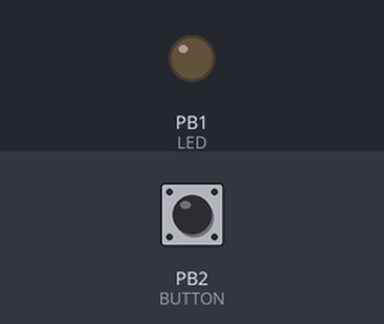
The program below on a simulated ATmega8535, built with avr-gcc and emulated at 16 MHz. Shown: output pins drawn as LEDs (lit = HIGH). The inputs (shaded band) are chosen by the test bench; at power-on: PB2 (BUTTON) LOW.

Above: at 1.2 s.
1.3 s: PB2 (BUTTON) pulled HIGH for 0.15 s
At 2.4 s:
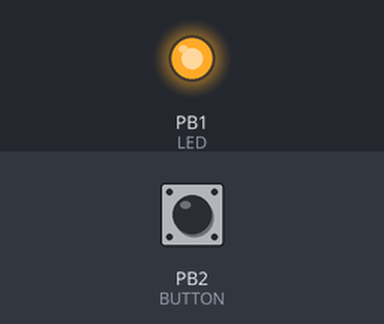
2.9 s: PB2 (BUTTON) pulled HIGH for 1 s
At 3.7 s:
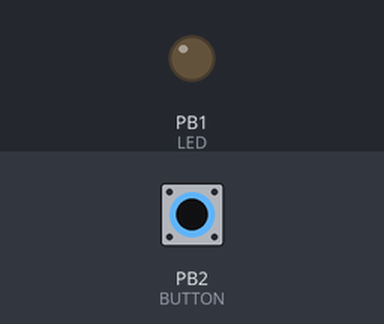
5.4 s: PB2 (BUTTON) pulled HIGH for 3.2 s
At 6.8 s:
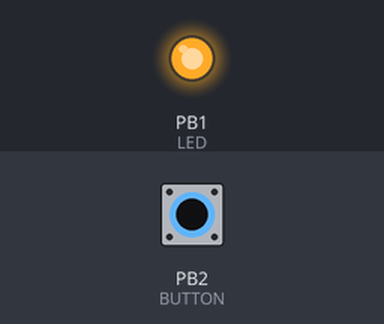
Timing chart, 0 to 8.4 s (numbered marks = the images above; inputs shaded):
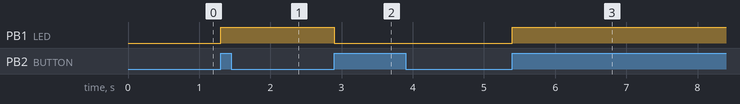

Measured:
- after the input at 1.3 s, PB1 (LED): LOW → HIGH at once
- after the input at 2.9 s, PB1 (LED): HIGH → LOW at once
- after the input at 5.4 s, PB1 (LED): LOW → HIGH at once

The program:

button.c
```c
/* ATmega8535-16U */

#define F_CPU 16000000

#include <avr/io.h>
#include <util/delay.h>

// PB1 - ëàìïî÷êà (âûõîä)
#define LED_PORT PORTB		// Ðåãèñòð äàííûõ
#define LED_DDR DDRB		// Íàïðàâëåíèå äàííûõ (ïîáèòíî íàñòðàèâàåò êàæäûé ïèí íà âõîä èëè íà âûõîä)
#define LED_PIN PINB		// ?
#define LED 1				// Íîìåð ïèíà

// PB2 - êíîïî÷êà (âõîä)
#define BUTTON_PORT PORTB
#define BUTTON_DDR DDRB
#define BUTTON_PIN PINB
#define BUTTON 2

#define BUTTONS_POLL_INTERVAL 10

int main(void)
{
	LED_DDR    |= (1 << LED);     // ïèí ñâåòîäèîäà íàñòðàèâàåì êàê âûõîä
	LED_PORT   &= ~(1 << LED);    // Ïî äåôîëòó âûêëþ÷àåì
	BUTTON_DDR &= ~(1 << BUTTON); // ïèí êíîïêè ïðèíóäèòåëüíî ñòàâèì â 0

	char led_state = 0;
	char last_button_state = 0;
	char cur;

	while (1)
	{
		cur = (BUTTON_PIN & (1 << BUTTON));
		if (cur && !last_button_state) // Åñëè êíîïêà íàæàòà
		{
			led_state = 1 - led_state;
		}

		if (led_state)
			LED_PORT |= (1 << LED);		// âêëþ÷àåì ñâåòîäèîä (èíâåðñèÿ íà ìèêðîñõåìå)
		else
			LED_PORT &= ~(1 << LED);	// Èíà÷å âûêëþ÷àåì

		last_button_state = cur;
		_delay_ms(BUTTONS_POLL_INTERVAL);
	}
}
```
